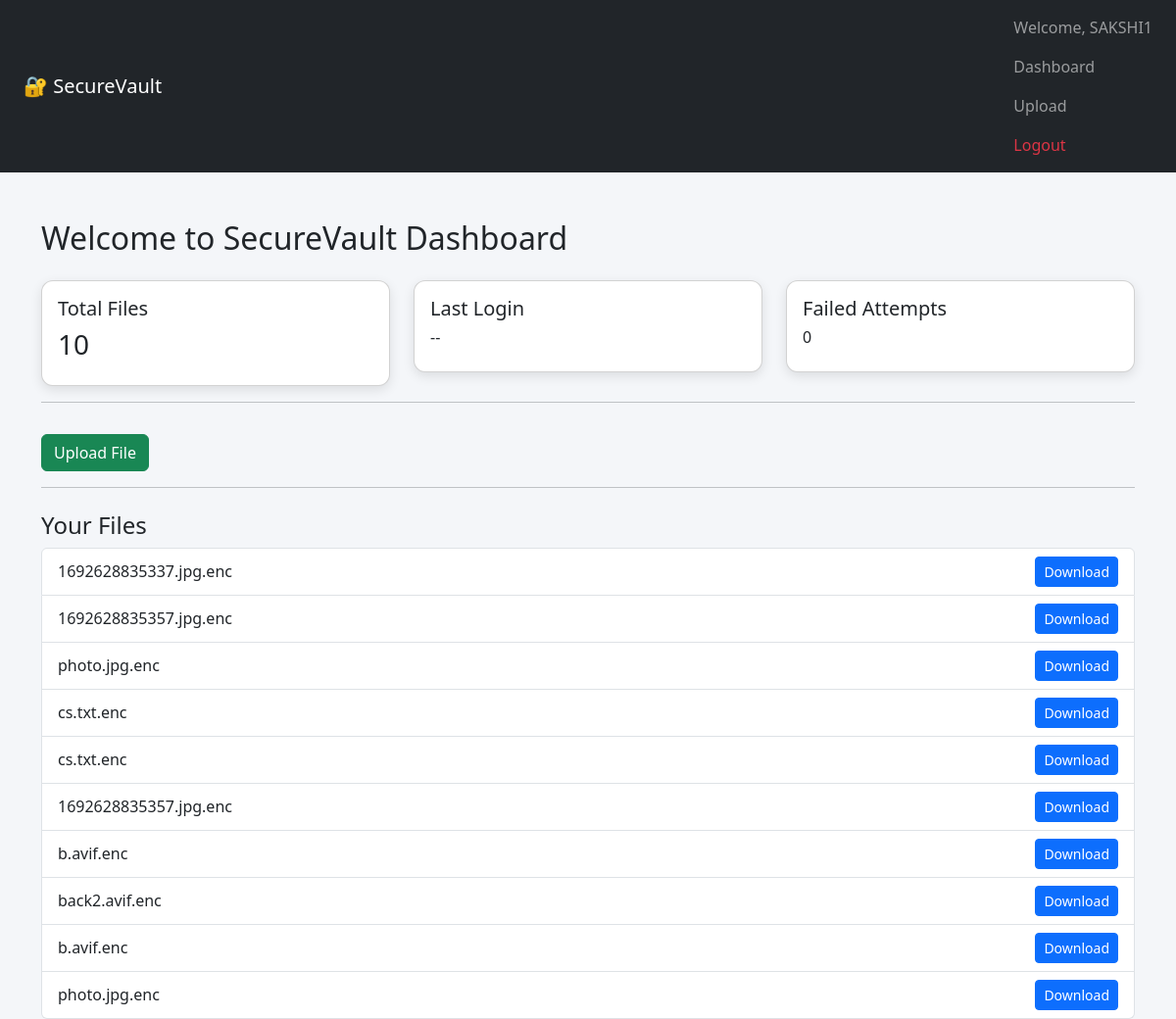
The page /dashboard (signed in) on the database as committed earlier.
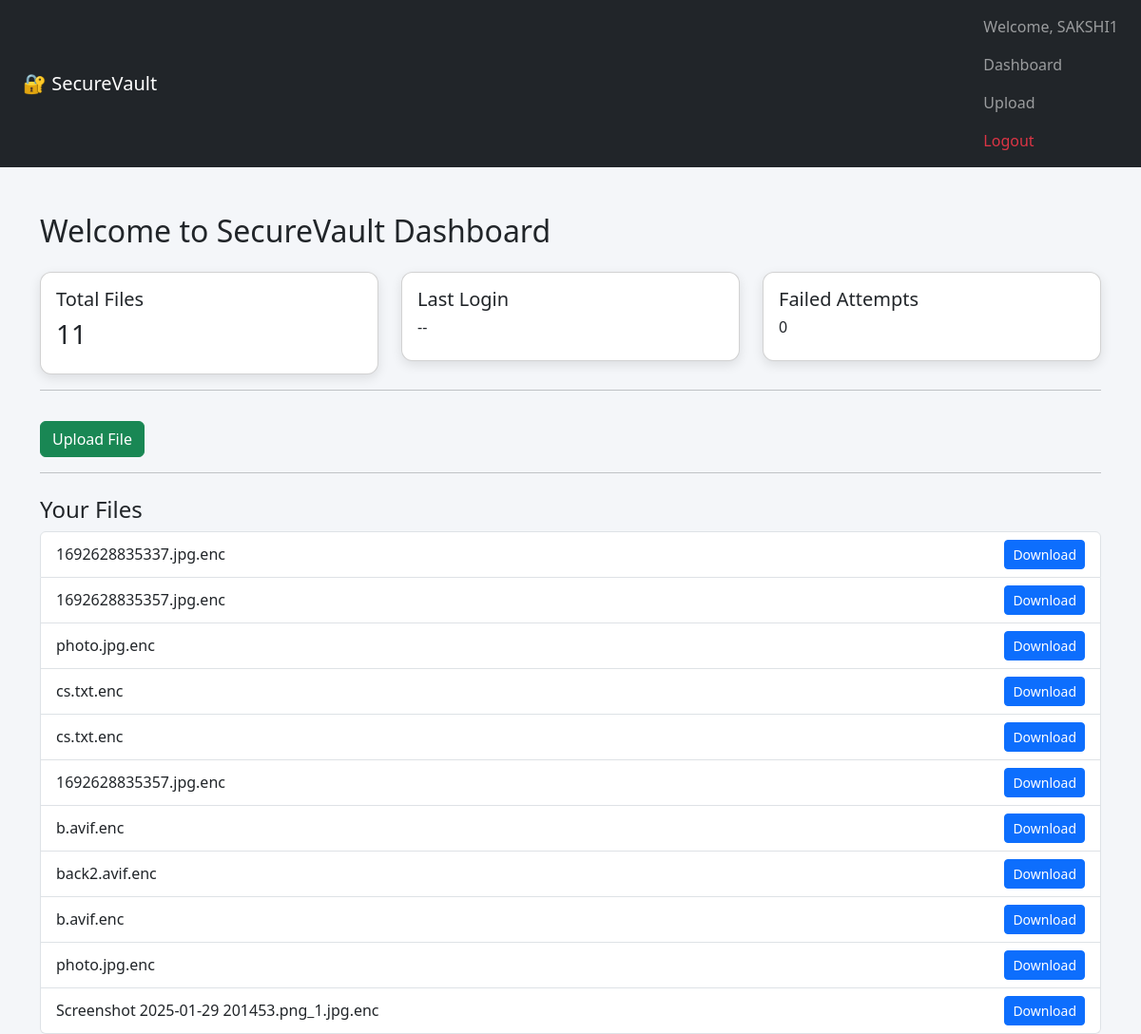
The same page on the database as committed later.
### tables this page shows
CREATE TABLE files (
        id INTEGER PRIMARY KEY AUTOINCREMENT,
        username TEXT,
        filename TEXT,
        filepath TEXT
    , file_password TEXT);

### app.py (the view)
@app.route("/dashboard")
def dashboard():
    if "user" not in session:
        return redirect("/login")
    conn = sqlite3.connect("database.db")
    cursor = conn.cursor()
    cursor.execute(
        "SELECT filename FROM files WHERE username = ?",
        (session["user"],)
    )
    files = cursor.fetchall()
    conn.close()
    return render_template("dashboard.html", files=files)

### templates/dashboard.html
{% extends "base.html" %}
{% block content %}
<h2 class="mb-4">Welcome to SecureVault Dashboard</h2>
<div class="row">
    <div class="col-md-4">
        <div class="card p-3">
            <h5>Total Files</h5>
            <h3>{{ files|length }}</h3>
        </div>
    </div>
    <div class="col-md-4">
        <div class="card p-3">
            <h5>Last Login</h5>
            <h6>--</h6>
        </div>
    </div>
    <div class="col-md-4">
        <div class="card p-3">
            <h5>Failed Attempts</h5>
            <h6>0</h6>
        </div>
    </div>
</div>
<hr>
<a href="/upload" class="btn btn-success mt-3">Upload File</a>
<hr>
<h4 class="mt-4">Your Files</h4>
<ul class="list-group">
    {% for file in files %}
        <li class="list-group-item d-flex justify-content-between align-items-center">
            {{ file[0] }}
            <a href="/download/{{ file[0] }}" class="btn btn-primary btn-sm">
                Download
            </a>
        </li>
    {% endfor %}
</ul>
{% endblock %}

### templates/base.html (shortened to what this page needs)
<!DOCTYPE html>
<html lang="en">
<head>
    <link href="https://cdn.jsdelivr.net/npm/bootstrap@5.3.2/dist/css/bootstrap.min.css" rel="stylesheet">
    <link rel="stylesheet" href="/static/css/style.css">
</head>
<body>
<nav class="navbar navbar-dark bg-dark px-4">
    <span class="navbar-brand">🔐 SecureVault</span>
    <div>
        <ul class="navbar-nav ms-auto">
    {% if session.get("user") %}
        <li class="nav-item">
            <span class="nav-link">Welcome, {{ session["user"] }}</span>
        </li>
        <li class="nav-item">
            <a class="nav-link" href="/dashboard">Dashboard</a>
        </li>
        <li class="nav-item">
            <a class="nav-link" href="/upload">Upload</a>
        </li>
        <li class="nav-item">
            <a class="nav-link text-danger" href="/logout">Logout</a>
        </li>
    {% endif %}
</ul>
    </div>
</nav>
<div class="container mt-5">
    {% block content %}{% endblock %}
</div>
</body>
</html>

### static/css/style.css (style rules this page uses)
body { background-color: #f4f6f9; }
.card { border-radius: 12px; box-shadow: 0 4px 12px rgba(0, 0, 0, 0.1); }
.btn-primary { background-color: #0d6efd; }

Rows that differ between the two databases and show on the page:
added files: filename "Screenshot 2025-01-29 201453.png_1.jpg.enc"
Other text that changed with them:
{{ files|length }}: "10" → "11"
